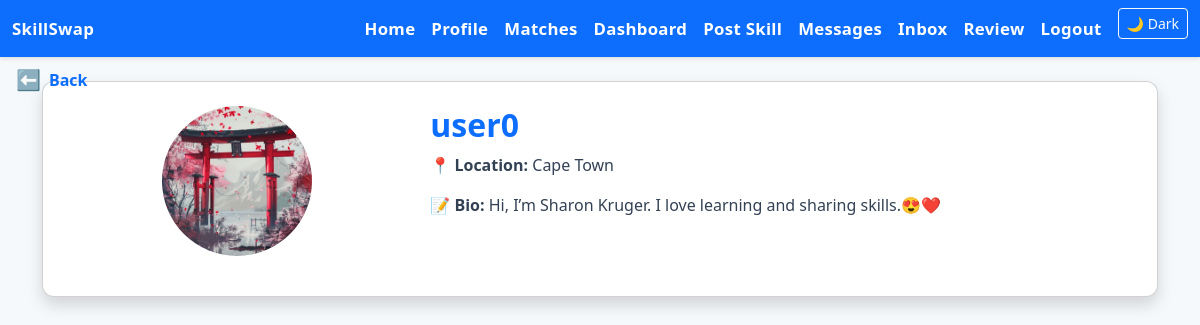
Screenshot of /profile/ (signed in) with the database file from the repository.
### core/models.py (models this page shows)
class User(AbstractUser):
    bio = models.TextField(blank=True)
    location = models.CharField(max_length=100, blank=True)
    verified = models.BooleanField(default=False)
    video_intro_url = models.URLField(blank=True)
    profile_image = models.ImageField(upload_to='profile_images/', blank=True, null=True)

### core/views.py (the view)
# urls.py: path('profile/', views.profile_view, name='profile'),
@login_required
def profile_view(request):
    return render(request, 'core/profile.html')

### core/templates/core/profile.html (shortened to what this page needs)
{% extends 'core/base.html' %}
{% block content %}
<div class="card shadow fade-in p-4">
  <div class="row">
    <div class="col-md-4 text-center">
      {% if user.profile_image %}
        <img src="{{ user.profile_image.url }}" alt="Profile Image" class="img-fluid rounded-circle mb-3" style="width: 150px; height: 150px; object-fit: cover;">
      {% else %}
        <img src="https://ui-avatars.com/api/?name={{ user.username }}" alt="Default Avatar" class="img-fluid rounded-circle mb-3" style="width: 150px; height: 150px;">
      {% endif %}
    </div>
    <div class="col-md-8">
      <h2 class="text-primary">{{ user.username }}</h2>
      <p><strong>📍 Location:</strong> {{ user.location }}</p>
      <p><strong>📝 Bio:</strong> {{ user.bio }}</p>
    </div>
  </div>
</div>
{% endblock %}

### core/static/core/style.css (style rules this page uses)
body { background-color: #f6f9fc; font-family: 'Segoe UI', Tahoma, Geneva, Verdana, sans-serif; color: #1e293b; }
.card { background-color: #ffffff; box-shadow: 0 4px 12px rgba(0,0,0,0.08); border-radius: 12px; transition: transform 0.2s ease; }
h1, h2, h4 { font-weight: 700; color: #1e293b; }
p, small, label, .form-label { color: #334155; }
.fade-in { animation: fadeIn 0.6s ease-in; }

### rows the page displays
User: profile_image (picture), username "user0", location "Cape Town", bio "Hi, I’m Sharon Kruger. I love learning and sharing skills.😍❤️"
